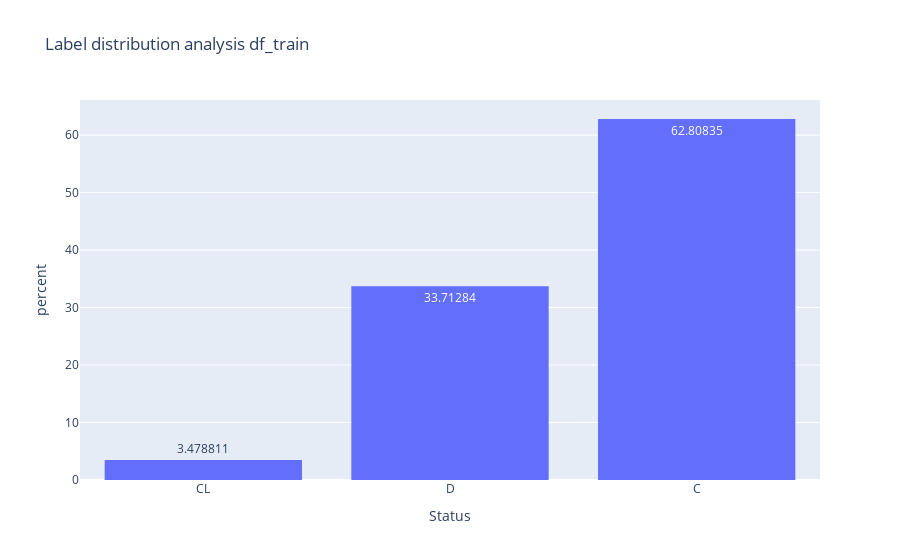

The notebook cell saved with this chart:
### Code cell
# Display label distribution
fig = px.histogram(Y_test, x = 'Status',
                   title = 'Label distribution analysis df_train',
                   histnorm = 'percent',
                   text_auto = True)
fig.show()

### Figure 1 — Plotly figure (JSON) as saved in the notebook; plotly's stock layout.template omitted (floating-point values rounded to 4 significant figures; data arrays with more than 128 entries replaced by an {"elided": "..."} marker saying what was removed)
{"data": [{"alignmentgroup": "True", "bingroup": "x", "histnorm": "percent", "hovertemplate": "Status=%{x}<br>percent=%{y}<extra></extra>", "legendgroup": "", "marker": {"color": "#636efa", "pattern": {"shape": ""}}, "name": "", "offsetgroup": "", "orientation": "v", "showlegend": false, "texttemplate": "%{value}", "type": "histogram", "x": {"elided": "1581 str values"}, "xaxis": "x", "yaxis": "y"}], "layout": {"barmode": "relative", "legend": {"tracegroupgap": 0}, "title": {"text": "Label distribution analysis df_train"}, "xaxis": {"anchor": "y", "domain": [0, 1], "title": {"text": "Status"}}, "yaxis": {"anchor": "x", "domain": [0, 1], "title": {"text": "percent"}}}}
